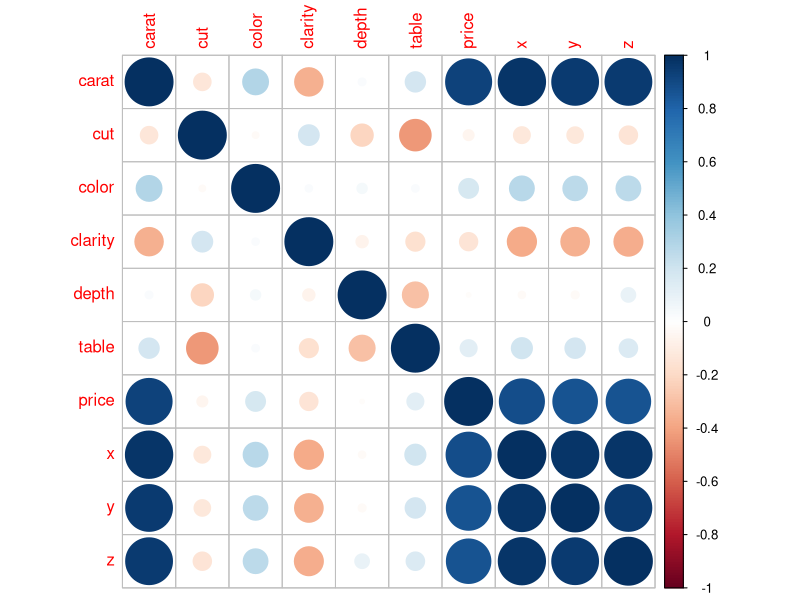
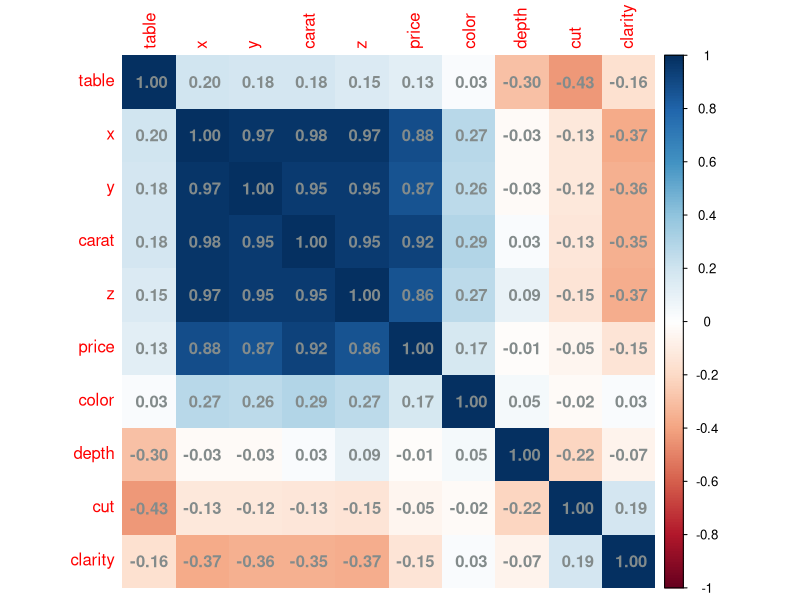

The R script that drew these images, in order:
library(ggplot2)
library(corrplot)
str(diamonds)

# actual cut values
head(diamonds$cut)

# coersed cut values
head(as.integer(diamonds$cut))

# actual color values. D is better than J, therefore we need to invert the scale
head(diamonds$color)

# corsed color values
head(as.integer(diamonds$color))


# Now duplicate dataset to preserve the original and change the factor for numbers
diamondsNew <- diamonds
diamondsNew$cut <- as.integer(diamondsNew$cut)
diamondsNew$color <- as.integer(diamondsNew$color)
diamondsNew$clarity <- as.integer(diamondsNew$clarity)


mcor <- cor(diamondsNew)
head(mcor, 2)

corrplot(mcor)

# ordered values
# The values are ordered using Angular Order of Eigenvectors (AOE)
corrplot(mcor, method = "shade", order= "AOE", addCoef.col = "azure4", shade.col = NA)
